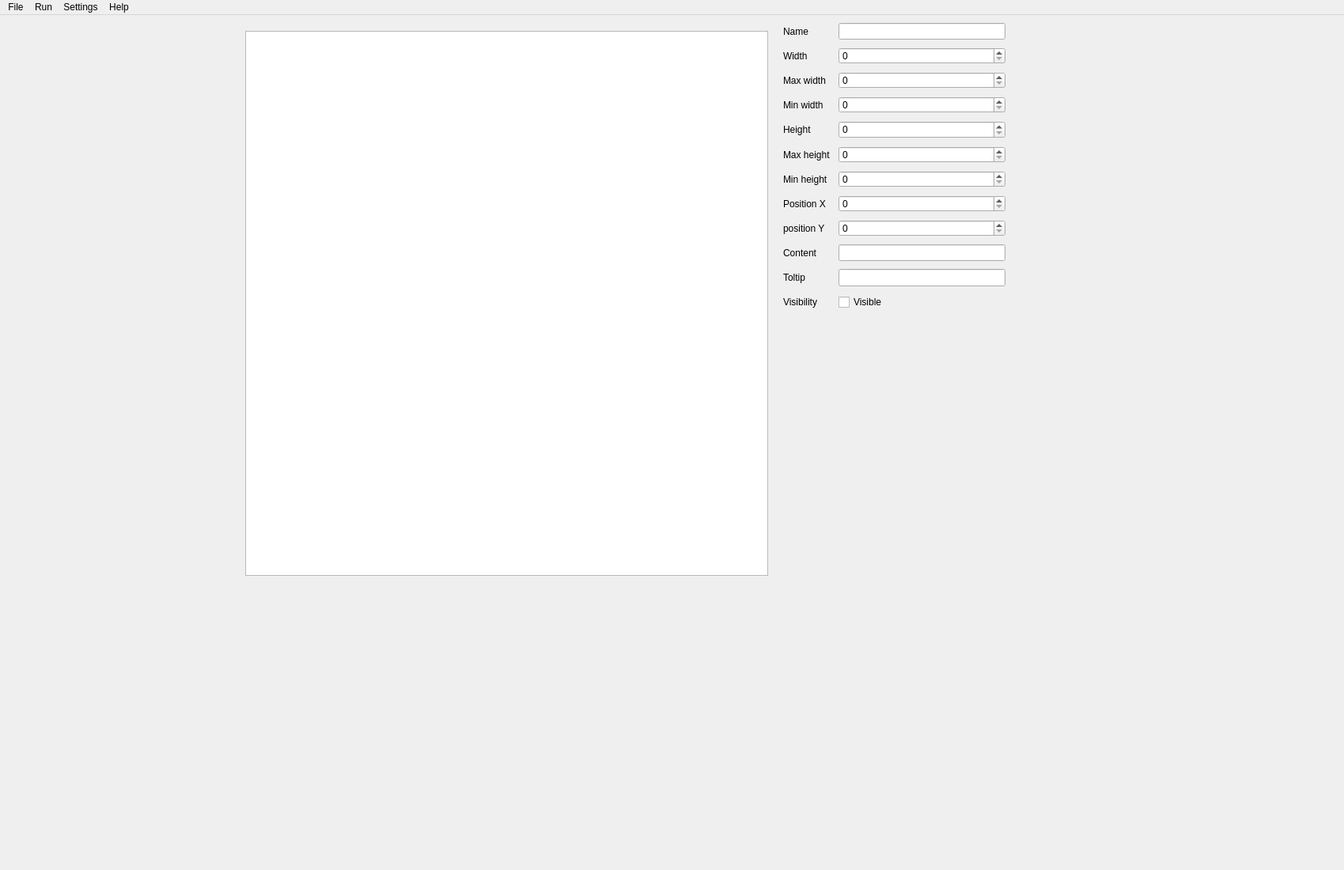
<?xml version="1.0" encoding="UTF-8"?>
<ui version="4.0">
 <class>MainWindow</class>
 <widget class="QMainWindow" name="MainWindow">
  <property name="geometry">
   <rect>
    <x>0</x>
    <y>0</y>
    <width>1699</width>
    <height>1100</height>
   </rect>
  </property>
  <property name="minimumSize">
   <size>
    <width>950</width>
    <height>500</height>
   </size>
  </property>
  <property name="windowTitle">
   <string>MainWindow</string>
  </property>
  <widget class="QWidget" name="centralWidget">
   <widget class="QGraphicsView" name="canvas">
    <property name="geometry">
     <rect>
      <x>310</x>
      <y>20</y>
      <width>661</width>
      <height>689</height>
     </rect>
    </property>
    <property name="autoFillBackground">
     <bool>false</bool>
    </property>
    <property name="backgroundBrush">
     <brush brushstyle="NoBrush">
      <color alpha="255">
       <red>255</red>
       <green>0</green>
       <blue>255</blue>
      </color>
     </brush>
    </property>
    <property name="foregroundBrush">
     <brush brushstyle="NoBrush">
      <color alpha="255">
       <red>255</red>
       <green>0</green>
       <blue>255</blue>
      </color>
     </brush>
    </property>
   </widget>
   <widget class="QWidget" name="details" native="true">
    <property name="geometry">
     <rect>
      <x>980</x>
      <y>10</y>
      <width>300</width>
      <height>371</height>
     </rect>
    </property>
    <property name="minimumSize">
     <size>
      <width>300</width>
      <height>300</height>
     </size>
    </property>
    <property name="maximumSize">
     <size>
      <width>300</width>
      <height>16777215</height>
     </size>
    </property>
    <widget class="QWidget" name="formLayoutWidget_4">
     <property name="geometry">
      <rect>
       <x>0</x>
       <y>-10</y>
       <width>301</width>
       <height>383</height>
      </rect>
     </property>
     <layout class="QFormLayout" name="layoutDetails">
      <property name="horizontalSpacing">
       <number>10</number>
      </property>
      <property name="verticalSpacing">
       <number>10</number>
      </property>
      <property name="leftMargin">
       <number>10</number>
      </property>
      <property name="topMargin">
       <number>10</number>
      </property>
      <property name="rightMargin">
       <number>10</number>
      </property>
      <property name="bottomMargin">
       <number>10</number>
      </property>
      <item row="1" column="0">
       <widget class="QLabel" name="lbObjectWidth">
        <property name="text">
         <string>Width</string>
        </property>
       </widget>
      </item>
      <item row="2" column="0">
       <widget class="QLabel" name="lbObjectMaxWidth">
        <property name="text">
         <string>Max width</string>
        </property>
       </widget>
      </item>
      <item row="3" column="0">
       <widget class="QLabel" name="lbObjectMinWidth">
        <property name="text">
         <string>Min width</string>
        </property>
       </widget>
      </item>
      <item row="4" column="0">
       <widget class="QLabel" name="lbObjectHeight">
        <property name="text">
         <string>Height</string>
        </property>
       </widget>
      </item>
      <item row="5" column="0">
       <widget class="QLabel" name="lbObjectMaxHeight">
        <property name="text">
         <string>Max height</string>
        </property>
       </widget>
      </item>
      <item row="6" column="0">
       <widget class="QLabel" name="lbObjectMinHeight">
        <property name="text">
         <string>Min height</string>
        </property>
       </widget>
      </item>
      <item row="7" column="0">
       <widget class="QLabel" name="lbPosX">
        <property name="text">
         <string>Position X</string>
        </property>
       </widget>
      </item>
      <item row="7" column="1">
       <widget class="QSpinBox" name="spPosX">
        <property name="buttonSymbols">
         <enum>QAbstractSpinBox::UpDownArrows</enum>
        </property>
        <property name="maximum">
         <number>999999999</number>
        </property>
        <property name="singleStep">
         <number>10</number>
        </property>
       </widget>
      </item>
      <item row="8" column="0">
       <widget class="QLabel" name="lbPosY">
        <property name="text">
         <string>position Y</string>
        </property>
       </widget>
      </item>
      <item row="8" column="1">
       <widget class="QSpinBox" name="spPosY">
        <property name="buttonSymbols">
         <enum>QAbstractSpinBox::UpDownArrows</enum>
        </property>
        <property name="maximum">
         <number>999999999</number>
        </property>
        <property name="singleStep">
         <number>10</number>
        </property>
       </widget>
      </item>
      <item row="9" column="0">
       <widget class="QLabel" name="lbContent">
        <property name="text">
         <string>Content</string>
        </property>
       </widget>
      </item>
      <item row="9" column="1">
       <widget class="QLineEdit" name="leContent"/>
      </item>
      <item row="10" column="0">
       <widget class="QLabel" name="lbTooltip">
        <property name="text">
         <string>Toltip</string>
        </property>
       </widget>
      </item>
      <item row="10" column="1">
       <widget class="QLineEdit" name="leTooltip"/>
      </item>
      <item row="11" column="0">
       <widget class="QLabel" name="lbVisibility">
        <property name="text">
         <string>Visibility</string>
        </property>
       </widget>
      </item>
      <item row="11" column="1">
       <widget class="QCheckBox" name="cbVisibility">
        <property name="text">
         <string>Visible</string>
        </property>
       </widget>
      </item>
      <item row="1" column="1">
       <widget class="QSpinBox" name="sbObjectWidth">
        <property name="buttonSymbols">
         <enum>QAbstractSpinBox::UpDownArrows</enum>
        </property>
        <property name="maximum">
         <number>999999999</number>
        </property>
        <property name="singleStep">
         <number>10</number>
        </property>
       </widget>
      </item>
      <item row="2" column="1">
       <widget class="QSpinBox" name="sbObjectMaxWidth">
        <property name="buttonSymbols">
         <enum>QAbstractSpinBox::UpDownArrows</enum>
        </property>
        <property name="maximum">
         <number>999999999</number>
        </property>
        <property name="singleStep">
         <number>10</number>
        </property>
       </widget>
      </item>
      <item row="3" column="1">
       <widget class="QSpinBox" name="sbObjectMinWidth">
        <property name="buttonSymbols">
         <enum>QAbstractSpinBox::UpDownArrows</enum>
        </property>
        <property name="maximum">
         <number>999999999</number>
        </property>
        <property name="singleStep">
         <number>10</number>
        </property>
       </widget>
      </item>
      <item row="4" column="1">
       <widget class="QSpinBox" name="sbObjectHeight">
        <property name="buttonSymbols">
         <enum>QAbstractSpinBox::UpDownArrows</enum>
        </property>
        <property name="maximum">
         <number>999999999</number>
        </property>
        <property name="singleStep">
         <number>10</number>
        </property>
       </widget>
      </item>
      <item row="5" column="1">
       <widget class="QSpinBox" name="sbObjectMaxHeight">
        <property name="buttonSymbols">
         <enum>QAbstractSpinBox::UpDownArrows</enum>
        </property>
        <property name="maximum">
         <number>999999999</number>
        </property>
        <property name="singleStep">
         <number>10</number>
        </property>
       </widget>
      </item>
      <item row="6" column="1">
       <widget class="QSpinBox" name="sbObjectMinHeight">
        <property name="buttonSymbols">
         <enum>QAbstractSpinBox::UpDownArrows</enum>
        </property>
        <property name="maximum">
         <number>999999999</number>
        </property>
        <property name="singleStep">
         <number>10</number>
        </property>
       </widget>
      </item>
      <item row="0" column="0">
       <widget class="QLabel" name="label">
        <property name="text">
         <string>Name</string>
        </property>
       </widget>
      </item>
      <item row="0" column="1">
       <widget class="QLineEdit" name="leName"/>
      </item>
     </layout>
    </widget>
   </widget>
  </widget>
  <widget class="QMenuBar" name="menuBar">
   <property name="geometry">
    <rect>
     <x>0</x>
     <y>0</y>
     <width>1699</width>
     <height>20</height>
    </rect>
   </property>
   <widget class="QMenu" name="menuFile">
    <property name="title">
     <string>File</string>
    </property>
    <addaction name="actionSave"/>
    <addaction name="actionLoad"/>
    <addaction name="separator"/>
    <addaction name="actionNew_2"/>
   </widget>
   <widget class="QMenu" name="menuCreate">
    <property name="title">
     <string>Run</string>
    </property>
    <addaction name="actionRun_Inspector"/>
    <addaction name="actionBuild"/>
   </widget>
   <widget class="QMenu" name="menuHelp">
    <property name="title">
     <string>Help</string>
    </property>
   </widget>
   <widget class="QMenu" name="menuSettings">
    <property name="title">
     <string>Settings</string>
    </property>
    <addaction name="actionCreationscript"/>
    <addaction name="actionDefault"/>
    <addaction name="actionTheme"/>
   </widget>
   <addaction name="menuFile"/>
   <addaction name="menuCreate"/>
   <addaction name="menuSettings"/>
   <addaction name="menuHelp"/>
  </widget>
  <action name="actionSave">
   <property name="text">
    <string>Save</string>
   </property>
  </action>
  <action name="actionLoad">
   <property name="text">
    <string>Load</string>
   </property>
  </action>
  <action name="actionNew">
   <property name="text">
    <string>New</string>
   </property>
  </action>
  <action name="actionRun_Inspector">
   <property name="text">
    <string>Inspector</string>
   </property>
  </action>
  <action name="actionBuild">
   <property name="text">
    <string>Build</string>
   </property>
  </action>
  <action name="actionCreationscript">
   <property name="text">
    <string>Run</string>
   </property>
  </action>
  <action name="actionDefault">
   <property name="text">
    <string>Default</string>
   </property>
  </action>
  <action name="actionTheme">
   <property name="text">
    <string>Theme</string>
   </property>
  </action>
  <action name="actionNew_2">
   <property name="text">
    <string>New</string>
   </property>
  </action>
 </widget>
 <layoutdefault spacing="6" margin="11"/>
 <resources/>
 <connections/>
</ui>
